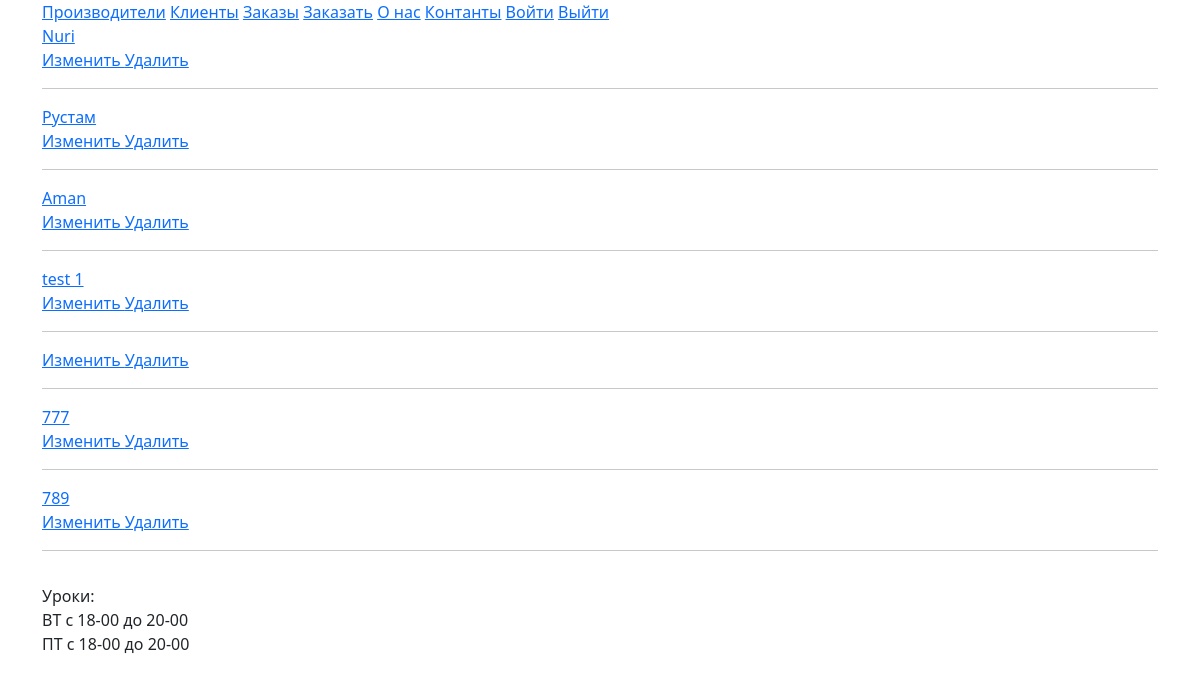
/order/, run on an earlier commit of the app's database.
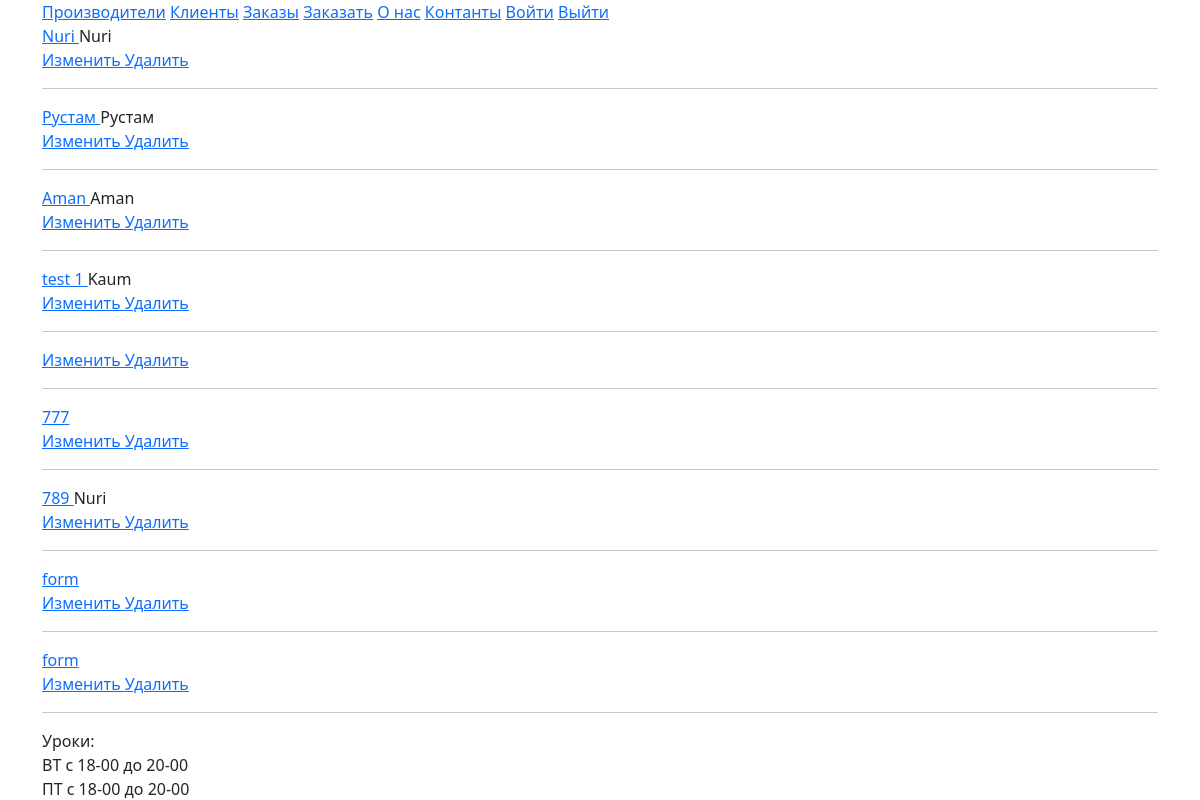
And on a later commit of the database.
### client/models.py (models this page shows, shortened)
class Order(models.Model):
    client = models.ForeignKey(
        to=Client, null=True, blank=True,
        on_delete=models.SET_NULL,
        related_name="order"
    )
    created_at = models.DateTimeField(
        verbose_name="Дата и время создания заказа",
        auto_now_add=True
    )
    updated_at = models.DateTimeField(
        verbose_name="Дата и время изменения заказа",
        auto_now=True,
    )
    description = models.TextField(null=True, blank=True)
    name = models.CharField(max_length=255)
    contacts = models.CharField(max_length=255, help_text="Номер или соц. сеть")
    finished = models.BooleanField(default=False)
    class Meta:
        verbose_name = "Заказ"
        verbose_name_plural = "Заказы"

class Client(models.Model):
    user = models.OneToOneField(
        to=User, on_delete=models.SET_NULL,
        null=True, blank=True, related_name="Client"
    )
    name = models.CharField(max_length=255)
    address = models.CharField(max_length=255)
    active = models.BooleanField(default=True, verbose_name="Является активным покупателем")
    bottles_ordered = models.IntegerField(default=1)
    photo = models.ImageField(
        verbose_name="Фото",
        upload_to='photos',
        null=True,
        blank=True
    )

### client/views.py (the view)
# urls.py: path('order/', OrderListView.as_view(), name='order-list'),
class OrderListView(ListView):
    model = Order
    template_name = 'order_list.html'

### client/templates/order_list.html
{% extends 'base.html' %}
{% block page %}
    {% for order in object_list %}
        <div>
            <a href="{% url 'order-details' order.id %}">
                {{ order.name }}
            </a>
            {{ order.client.name }}
        </div>
        <div>
            <a href="order/update/{{ order.id }}/">
            Изменить
            </a>
            <a href="order/del/{{ order.id }}/">
            Удалить
            </a>
        </div>
        <hr>
    {% endfor %}
{% endblock %}

### core/templates/base.html (shortened to what this page needs)
<!doctype html>
{% load static %}
<html lang="en">
<head>
    <link rel="stylesheet" href="https://stackpath.bootstrapcdn.com/bootstrap/5.0.0-alpha1/css/bootstrap.min.css">
    <link rel="stylesheet" href="{% static 'staly.css' %}">
</head>
<body>
    <div class="container">
        <nav>
            <a href="/">Производители</a>
            <a href="{% url 'client-list' %}">Клиенты</a>
            <a href="{% url 'order-list' %}">Заказы</a>
            <a href="{% url 'create-order' %}">Заказать</a>
            <a href="/about/">О нас</a>
            <a href="/contacts/">Контанты</a>
            <a href="/signin/">Войти</a>
            <a href="/signout/">Выйти</a>
        </nav>
        <div id="page">
            {% block page %}
            {% endblock %}
        </div>
        <footer>
            Уроки:<br/>
            ВТ с 18-00 до 20-00 <br/>
            ПТ с 18-00 до 20-00 <br/>
        </footer>
    </div>
</body>
</html>

### core/static/staly.css (style rules this page uses)
#page { min-height: 70vh; }

What changed in the data, as far as the page shows it:
changed Order (number 1 of 9 on the later page): client.name (not shown) → "Nuri"
changed Order "Рустам": client.name (not shown) → "Рустам"
changed Order "Aman": client.name (not shown) → "Aman"
changed Order "test 1": client.name (not shown) → "Kaum"
changed Order (number 7 of 9 on the later page): client.name (not shown) → "Nuri"
added Order: name "form"
added Order: name "form"
